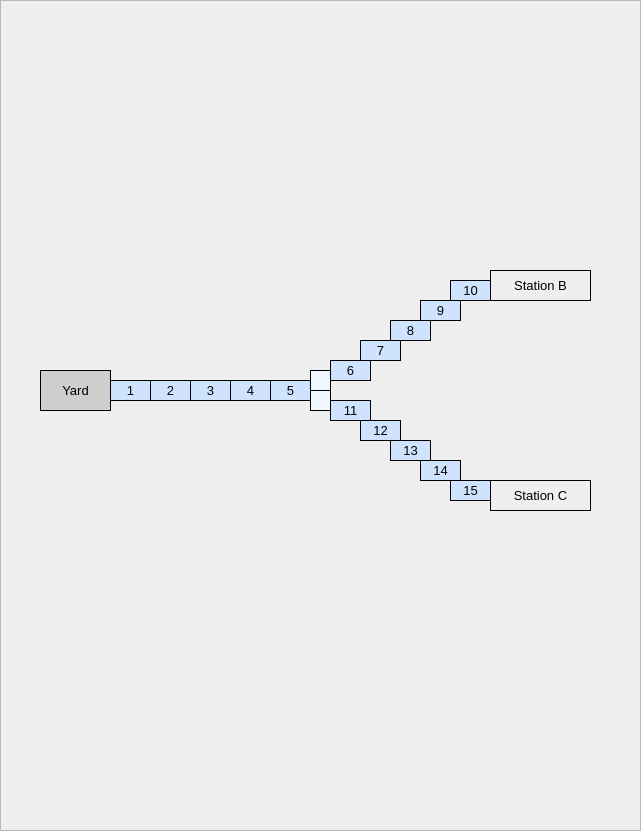
     <widget class="QFrame" name="frame">
      <property name="geometry">
       <rect>
        <x>580</x>
        <y>20</y>
        <width>641</width>
        <height>831</height>
       </rect>
      </property>
      <property name="frameShape">
       <enum>QFrame::StyledPanel</enum>
      </property>
      <property name="frameShadow">
       <enum>QFrame::Sunken</enum>
      </property>
      <property name="lineWidth">
       <number>2</number>
      </property>
      <widget class="QLabel" name="label_46">
       <property name="geometry">
        <rect>
         <x>490</x>
         <y>270</y>
         <width>101</width>
         <height>31</height>
        </rect>
       </property>
       <property name="font">
        <font>
         <pointsize>10</pointsize>
        </font>
       </property>
       <property name="frameShape">
        <enum>QFrame::Box</enum>
       </property>
       <property name="lineWidth">
        <number>1</number>
       </property>
       <property name="text">
        <string>Station B</string>
       </property>
       <property name="alignment">
        <set>Qt::AlignCenter</set>
       </property>
      </widget>
      <widget class="QLabel" name="label_55">
       <property name="geometry">
        <rect>
         <x>310</x>
         <y>390</y>
         <width>21</width>
         <height>21</height>
        </rect>
       </property>
       <property name="font">
        <font>
         <pointsize>10</pointsize>
        </font>
       </property>
       <property name="styleSheet">
        <string notr="true">background-color: rgb(238, 246, 255);</string>
       </property>
       <property name="frameShape">
        <enum>QFrame::Box</enum>
       </property>
       <property name="lineWidth">
        <number>1</number>
       </property>
       <property name="text">
        <string/>
       </property>
       <property name="alignment">
        <set>Qt::AlignCenter</set>
       </property>
      </widget>
      <widget class="QLabel" name="label_56">
       <property name="geometry">
        <rect>
         <x>150</x>
         <y>380</y>
         <width>41</width>
         <height>21</height>
        </rect>
       </property>
       <property name="font">
        <font>
         <pointsize>10</pointsize>
        </font>
       </property>
       <property name="styleSheet">
        <string notr="true">background-color: rgb(207, 227, 255);</string>
       </property>
       <property name="frameShape">
        <enum>QFrame::Box</enum>
       </property>
       <property name="lineWidth">
        <number>1</number>
       </property>
       <property name="text">
        <string>2</string>
       </property>
       <property name="alignment">
        <set>Qt::AlignCenter</set>
       </property>
      </widget>
      <widget class="QLabel" name="label_57">
       <property name="geometry">
        <rect>
         <x>450</x>
         <y>480</y>
         <width>41</width>
         <height>21</height>
        </rect>
       </property>
       <property name="font">
        <font>
         <pointsize>10</pointsize>
        </font>
       </property>
       <property name="styleSheet">
        <string notr="true">background-color: rgb(207, 227, 255);</string>
       </property>
       <property name="frameShape">
        <enum>QFrame::Box</enum>
       </property>
       <property name="lineWidth">
        <number>1</number>
       </property>
       <property name="text">
        <string>15</string>
       </property>
       <property name="alignment">
        <set>Qt::AlignCenter</set>
       </property>
      </widget>
      <widget class="QLabel" name="label_58">
       <property name="geometry">
        <rect>
         <x>270</x>
         <y>380</y>
         <width>41</width>
         <height>21</height>
        </rect>
       </property>
       <property name="font">
        <font>
         <pointsize>10</pointsize>
        </font>
       </property>
       <property name="styleSheet">
        <string notr="true">background-color: rgb(207, 227, 255);</string>
       </property>
       <property name="frameShape">
        <enum>QFrame::Box</enum>
       </property>
       <property name="lineWidth">
        <number>1</number>
       </property>
       <property name="text">
        <string>5</string>
       </property>
       <property name="alignment">
        <set>Qt::AlignCenter</set>
       </property>
      </widget>
      <widget class="QLabel" name="label_59">
       <property name="geometry">
        <rect>
         <x>330</x>
         <y>400</y>
         <width>41</width>
         <height>21</height>
        </rect>
       </property>
       <property name="font">
        <font>
         <pointsize>10</pointsize>
        </font>
       </property>
       <property name="styleSheet">
        <string notr="true">background-color: rgb(207, 227, 255);</string>
       </property>
       <property name="frameShape">
        <enum>QFrame::Box</enum>
       </property>
       <property name="lineWidth">
        <number>1</number>
       </property>
       <property name="text">
        <string>11</string>
       </property>
       <property name="alignment">
        <set>Qt::AlignCenter</set>
       </property>
      </widget>
      <widget class="QLabel" name="label_60">
       <property name="geometry">
        <rect>
         <x>450</x>
         <y>280</y>
         <width>41</width>
         <height>21</height>
        </rect>
       </property>
       <property name="font">
        <font>
         <pointsize>10</pointsize>
        </font>
       </property>
       <property name="styleSheet">
        <string notr="true">background-color: rgb(207, 227, 255);</string>
       </property>
       <property name="frameShape">
        <enum>QFrame::Box</enum>
       </property>
       <property name="lineWidth">
        <number>1</number>
       </property>
       <property name="text">
        <string>10</string>
       </property>
       <property name="alignment">
        <set>Qt::AlignCenter</set>
       </property>
      </widget>
      <widget class="QLabel" name="label_61">
       <property name="geometry">
        <rect>
         <x>360</x>
         <y>340</y>
         <width>41</width>
         <height>21</height>
        </rect>
       </property>
       <property name="font">
        <font>
         <pointsize>10</pointsize>
        </font>
       </property>
       <property name="styleSheet">
        <string notr="true">background-color: rgb(207, 227, 255);</string>
       </property>
       <property name="frameShape">
        <enum>QFrame::Box</enum>
       </property>
       <property name="lineWidth">
        <number>1</number>
       </property>
       <property name="text">
        <string>7</string>
       </property>
       <property name="alignment">
        <set>Qt::AlignCenter</set>
       </property>
      </widget>
      <widget class="QLabel" name="label_62">
       <property name="geometry">
        <rect>
         <x>330</x>
         <y>360</y>
         <width>41</width>
         <height>21</height>
        </rect>
       </property>
       <property name="font">
        <font>
         <pointsize>10</pointsize>
        </font>
       </property>
       <property name="styleSheet">
        <string notr="true">background-color: rgb(207, 227, 255);</string>
       </property>
       <property name="frameShape">
        <enum>QFrame::Box</enum>
       </property>
       <property name="lineWidth">
        <number>1</number>
       </property>
       <property name="text">
        <string>6</string>
       </property>
       <property name="alignment">
        <set>Qt::AlignCenter</set>
       </property>
      </widget>
      <widget class="QLabel" name="label_63">
       <property name="geometry">
        <rect>
         <x>490</x>
         <y>480</y>
         <width>101</width>
         <height>31</height>
        </rect>
       </property>
       <property name="font">
        <font>
         <pointsize>10</pointsize>
        </font>
       </property>
       <property name="frameShape">
        <enum>QFrame::Box</enum>
       </property>
       <property name="lineWidth">
        <number>1</number>
       </property>
       <property name="text">
        <string>Station C</string>
       </property>
       <property name="alignment">
        <set>Qt::AlignCenter</set>
       </property>
      </widget>
      <widget class="QLabel" name="label_64">
       <property name="geometry">
        <rect>
         <x>390</x>
         <y>440</y>
         <width>41</width>
         <height>21</height>
        </rect>
       </property>
       <property name="font">
        <font>
         <pointsize>10</pointsize>
        </font>
       </property>
       <property name="styleSheet">
        <string notr="true">background-color: rgb(207, 227, 255);</string>
       </property>
       <property name="frameShape">
        <enum>QFrame::Box</enum>
       </property>
       <property name="lineWidth">
        <number>1</number>
       </property>
       <property name="text">
        <string>13</string>
       </property>
       <property name="alignment">
        <set>Qt::AlignCenter</set>
       </property>
      </widget>
      <widget class="QLabel" name="label_65">
       <property name="geometry">
        <rect>
         <x>110</x>
         <y>380</y>
         <width>41</width>
         <height>21</height>
        </rect>
       </property>
       <property name="font">
        <font>
         <pointsize>10</pointsize>
        </font>
       </property>
       <property name="styleSheet">
        <string notr="true">background-color: rgb(207, 227, 255);</string>
       </property>
       <property name="frameShape">
        <enum>QFrame::Box</enum>
       </property>
       <property name="lineWidth">
        <number>1</number>
       </property>
       <property name="text">
        <string>1</string>
       </property>
       <property name="alignment">
        <set>Qt::AlignCenter</set>
       </property>
      </widget>
      <widget class="QLabel" name="label_66">
       <property name="geometry">
        <rect>
         <x>40</x>
         <y>370</y>
         <width>71</width>
         <height>41</height>
        </rect>
       </property>
       <property name="font">
        <font>
         <pointsize>10</pointsize>
        </font>
       </property>
       <property name="styleSheet">
        <string notr="true">background-color: rgb(206, 206, 206);</string>
       </property>
       <property name="frameShape">
        <enum>QFrame::Box</enum>
       </property>
       <property name="lineWidth">
        <number>1</number>
       </property>
       <property name="text">
        <string>Yard</string>
       </property>
       <property name="alignment">
        <set>Qt::AlignCenter</set>
       </property>
      </widget>
      <widget class="QLabel" name="label_67">
       <property name="geometry">
        <rect>
         <x>420</x>
         <y>300</y>
         <width>41</width>
         <height>21</height>
        </rect>
       </property>
       <property name="font">
        <font>
         <pointsize>10</pointsize>
        </font>
       </property>
       <property name="styleSheet">
        <string notr="true">background-color: rgb(207, 227, 255);</string>
       </property>
       <property name="frameShape">
        <enum>QFrame::Box</enum>
       </property>
       <property name="lineWidth">
        <number>1</number>
       </property>
       <property name="text">
        <string>9</string>
       </property>
       <property name="alignment">
        <set>Qt::AlignCenter</set>
       </property>
      </widget>
      <widget class="QLabel" name="label_68">
       <property name="geometry">
        <rect>
         <x>310</x>
         <y>370</y>
         <width>21</width>
         <height>21</height>
        </rect>
       </property>
       <property name="font">
        <font>
         <pointsize>10</pointsize>
         <weight>50</weight>
         <bold>false</bold>
        </font>
       </property>
       <property name="styleSheet">
        <string notr="true">background-color: rgb(238, 246, 255);</string>
       </property>
       <property name="frameShape">
        <enum>QFrame::Box</enum>
       </property>
       <property name="lineWidth">
        <number>1</number>
       </property>
       <property name="text">
        <string/>
       </property>
       <property name="alignment">
        <set>Qt::AlignCenter</set>
       </property>
      </widget>
      <widget class="QLabel" name="label_69">
       <property name="geometry">
        <rect>
         <x>190</x>
         <y>380</y>
         <width>41</width>
         <height>21</height>
        </rect>
       </property>
       <property name="font">
        <font>
         <pointsize>10</pointsize>
        </font>
       </property>
       <property name="styleSheet">
        <string notr="true">background-color: rgb(207, 227, 255);</string>
       </property>
       <property name="frameShape">
        <enum>QFrame::Box</enum>
       </property>
       <property name="lineWidth">
        <number>1</number>
       </property>
       <property name="text">
        <string>3</string>
       </property>
       <property name="alignment">
        <set>Qt::AlignCenter</set>
       </property>
      </widget>
      <widget class="QLabel" name="label_70">
       <property name="geometry">
        <rect>
         <x>360</x>
         <y>420</y>
         <width>41</width>
         <height>21</height>
        </rect>
       </property>
       <property name="font">
        <font>
         <pointsize>10</pointsize>
        </font>
       </property>
       <property name="styleSheet">
        <string notr="true">background-color: rgb(207, 227, 255);</string>
       </property>
       <property name="frameShape">
        <enum>QFrame::Box</enum>
       </property>
       <property name="lineWidth">
        <number>1</number>
       </property>
       <property name="text">
        <string>12</string>
       </property>
       <property name="alignment">
        <set>Qt::AlignCenter</set>
       </property>
      </widget>
      <widget class="QLabel" name="label_71">
       <property name="geometry">
        <rect>
         <x>420</x>
         <y>460</y>
         <width>41</width>
         <height>21</height>
        </rect>
       </property>
       <property name="font">
        <font>
         <pointsize>10</pointsize>
        </font>
       </property>
       <property name="styleSheet">
        <string notr="true">background-color: rgb(207, 227, 255);</string>
       </property>
       <property name="frameShape">
        <enum>QFrame::Box</enum>
       </property>
       <property name="lineWidth">
        <number>1</number>
       </property>
       <property name="text">
        <string>14</string>
       </property>
       <property name="alignment">
        <set>Qt::AlignCenter</set>
       </property>
      </widget>
      <widget class="QLabel" name="label_72">
       <property name="geometry">
        <rect>
         <x>230</x>
         <y>380</y>
         <width>41</width>
         <height>21</height>
        </rect>
       </property>
       <property name="font">
        <font>
         <pointsize>10</pointsize>
        </font>
       </property>
       <property name="styleSheet">
        <string notr="true">background-color: rgb(207, 227, 255);</string>
       </property>
       <property name="frameShape">
        <enum>QFrame::Box</enum>
       </property>
       <property name="lineWidth">
        <number>1</number>
       </property>
       <property name="text">
        <string>4</string>
       </property>
       <property name="alignment">
        <set>Qt::AlignCenter</set>
       </property>
      </widget>
      <widget class="QLabel" name="label_73">
       <property name="geometry">
        <rect>
         <x>390</x>
         <y>320</y>
         <width>41</width>
         <height>21</height>
        </rect>
       </property>
       <property name="font">
        <font>
         <pointsize>10</pointsize>
        </font>
       </property>
       <property name="styleSheet">
        <string notr="true">background-color: rgb(207, 227, 255);</string>
       </property>
       <property name="frameShape">
        <enum>QFrame::Box</enum>
       </property>
       <property name="lineWidth">
        <number>1</number>
       </property>
       <property name="text">
        <string>8</string>
       </property>
       <property name="alignment">
        <set>Qt::AlignCenter</set>
       </property>
      </widget>
     </widget>
